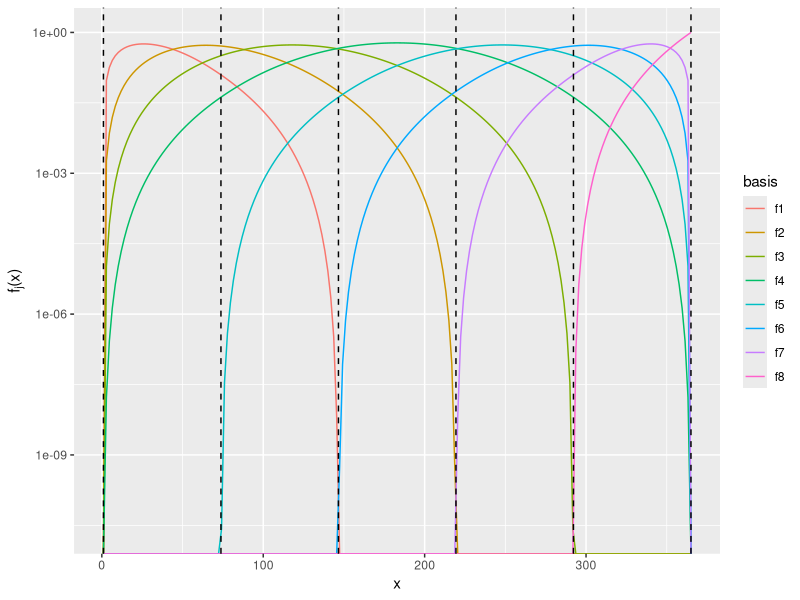
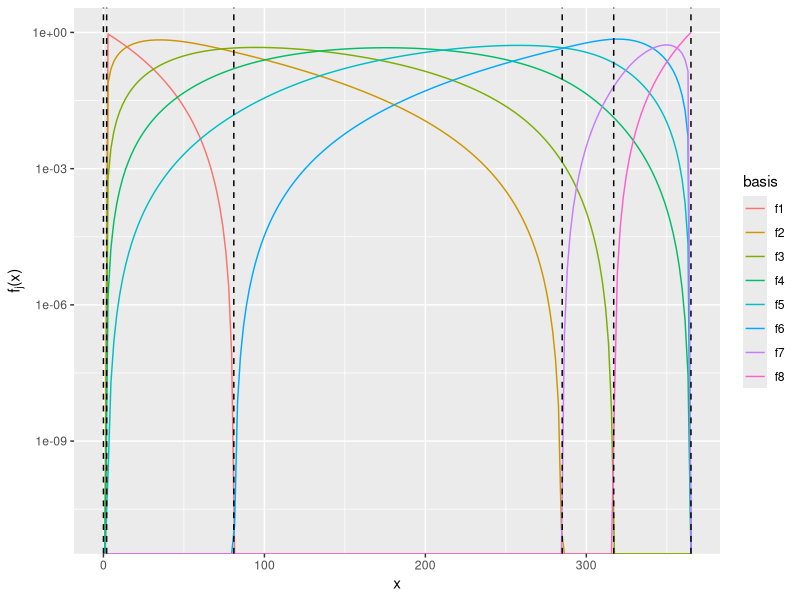
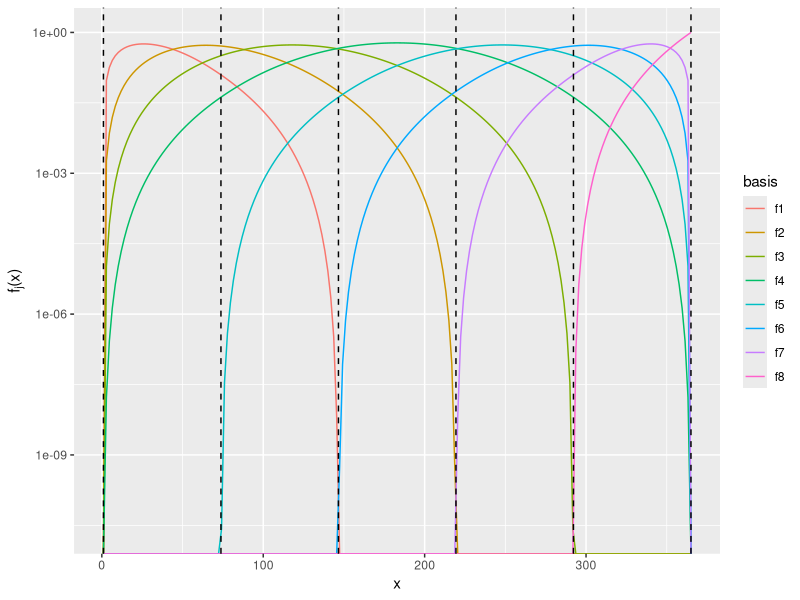
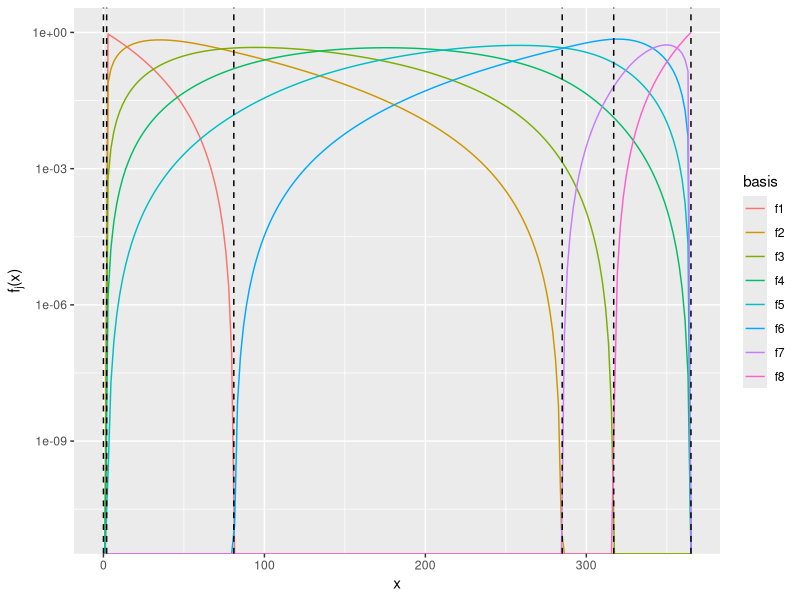

R code for these plots, in order:
library(splines)
library(tidyverse)
library(modelr)
setwd("~/pstat197/pstat197a/materials/slides")


knot_pts <- seq_range(1:365, n = 6)
x = seq(from = 1, 
        to = 365, 
        length = 200)
spl <- bs(x, 
            knots = knot_pts[-c(1, 6)], 
            degree = 4) 
  
mx <- spl[, ]
colnames(mx) <- paste('f', 1:ncol(mx), sep = '')

spl_out <- as_tibble(mx) %>%
  bind_cols(x = x)
  

tibble(data = spl_out) %>%
  unnest(data) %>%
  pivot_longer(cols = -x, 
               names_to = 'basis',
               values_to = 'value') %>%
  ggplot(aes(x = x, 
             y = value, 
             color = basis)) +
  geom_path() +
  scale_y_log10() +
  labs(x = 'x', y = expression(paste(f[j], '(x)'))) +
  geom_vline(xintercept = knot_pts, 
             linetype = 'dashed')

ggsave(filename = 'img/even-knots-bspline-log.png',
       width = 5, height = 3, units = 'in')


set.seed(110622)
knot_pts <- sample(1:365, size = 4, replace = F)
x = seq(from = 1, 
        to = 365, 
        length = 200)

spl <- bs(x, 
          knots = knot_pts, 
          degree = 4) 

mx <- spl[, ]
colnames(mx) <- paste('f', 1:ncol(mx), sep = '')

spl_out <- as_tibble(mx) %>%
  bind_cols(x = x)


tibble(data = spl_out) %>%
  unnest(data) %>%
  pivot_longer(cols = -x, 
               names_to = 'basis',
               values_to = 'value') %>%
  ggplot(aes(x = x, 
             y = value, 
             color = basis)) +
  geom_path() +
  labs(x = 'x', y = expression(paste(f[j], '(x)'))) +
  scale_y_log10() +
  geom_vline(xintercept = c(0, 365, knot_pts), 
             linetype = 'dashed')

ggsave(filename = 'img/uneven-knots-bspline-log.png',
       width = 5, height = 3, units = 'in')
